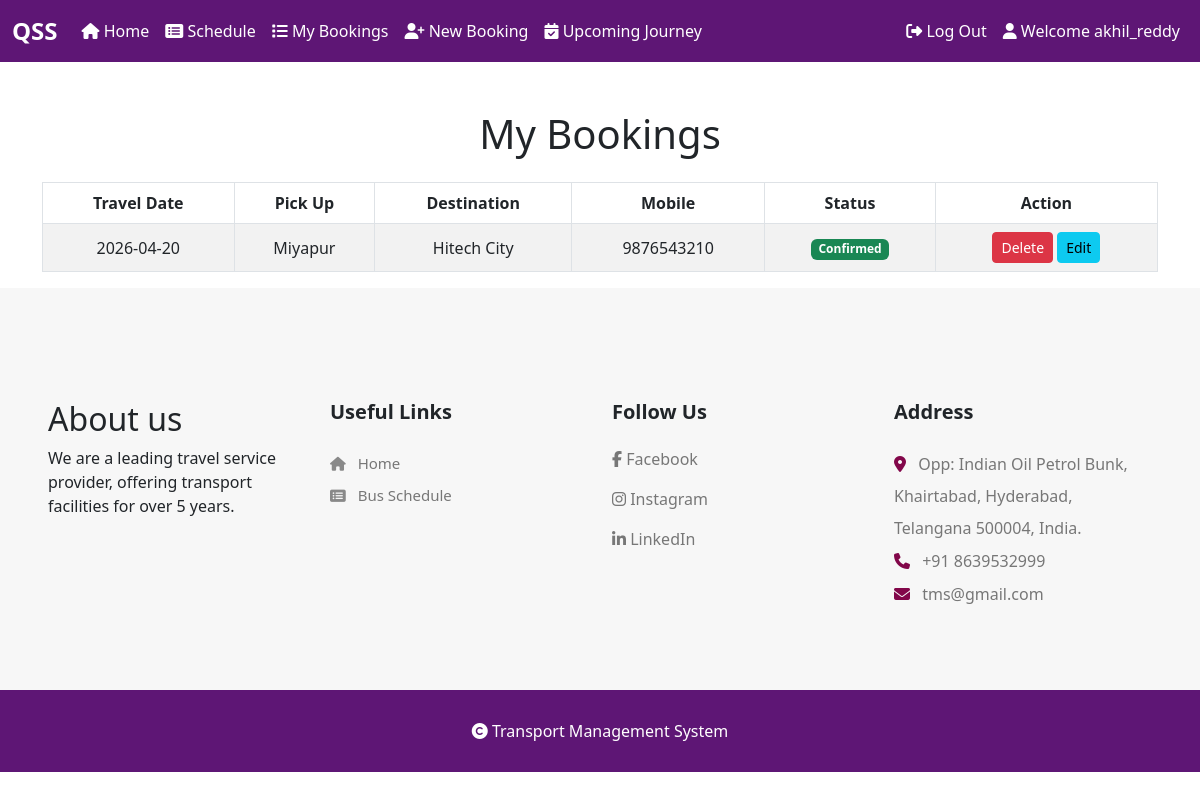
The app's page /views/user/mybooking.php?username=akhil_reddy (signed in) with its own data.
### tables this page shows
CREATE TABLE booking (
    booking_id INT AUTO_INCREMENT PRIMARY KEY,
    username VARCHAR(50) DEFAULT NULL,
    name VARCHAR(100) NOT NULL,
    book_date DATE NOT NULL,
    pickup_point VARCHAR(100) NOT NULL,
    destination VARCHAR(100) NOT NULL,
    mobile VARCHAR(15) NOT NULL,
    email VARCHAR(100) NOT NULL,
    status TINYINT(1) DEFAULT 0,
    created_at TIMESTAMP DEFAULT CURRENT_TIMESTAMP
);

### views/user/mybooking.php (the view, shortened to what this page needs)
<?php
require_once __DIR__ . '/../../config/db.php';
$username = $_SESSION['username'];
$stmt = mysqli_prepare($connection, "SELECT * FROM `booking` WHERE username = ?");
mysqli_stmt_bind_param($stmt, 's', $username);
mysqli_stmt_execute($stmt);
$result = mysqli_stmt_get_result($stmt);
?>
<!DOCTYPE html>
<html lang="en">
<head><?php include __DIR__ . '/../layout/head.php'; ?>
</head>
<body>
<?php include __DIR__ . '/../layout/navbar.php'; ?>
<div class="container">
  <h1 class="text-center mt-5">My Bookings</h1>
  <div class="col-md-12">
    <table id="myTable" class="table table-bordered table-striped table-hover mt-4">
      <thead>
        <tr>
          <th>Travel Date</th><th>Pick Up</th><th>Destination</th>
          <th>Mobile</th><th>Status</th><th>Action</th>
        </tr>
      </thead>
      <tbody>
        <?php while ($row = mysqli_fetch_assoc($result)): ?>
        <tr>
          <td><?= htmlspecialchars($row['book_date']) ?></td>
          <td><?= htmlspecialchars($row['pickup_point']) ?></td>
          <td><?= htmlspecialchars($row['destination']) ?></td>
          <td><?= htmlspecialchars($row['mobile']) ?></td>
          <td><?= $row['status'] == 1 ? '<span class="badge bg-success">Confirmed</span>' : '<span class="badge bg-warning text-dark">Pending</span>' ?></td>
          <td>
            <a href="/actions/delete_booking.php?booking_id=<?= $row['booking_id'] ?>" class="btn btn-danger btn-sm"
               onclick="return confirm('Delete this booking?')">Delete</a>
            <a href="/views/user/update_booking.php?booking_id=<?= $row['booking_id'] ?>" class="btn btn-info btn-sm">Edit</a>
          </td>
        </tr>
        <?php endwhile; ?>
      </tbody>
    </table>
  </div>
</div>
<?php include __DIR__ . '/../layout/footer.php'; ?>
</body>
</html>

### public/assets/css/footer.css (style rules this page uses)
* { -webkit-box-sizing:border-box; -moz-box-sizing:border-box; -o-box-sizing:border-box; -ms-box-sizing:border-box; box-sizing:border-box; }
body { background: #fff; max-width:1920px; margin:0 auto; overflow-x:hidden; }
a { text-decoration:none; }

### views/user/mybooking.php (style rules this page uses)
#myTable td,th { text-align:center; vertical-align:middle; }

### records on screen
booking: book_date "2026-04-20", pickup_point "Miyapur", destination "Hitech City", mobile "9876543210", status "Confirmed"

### other values on screen
$_SESSION['username'] "akhil_reddy"
